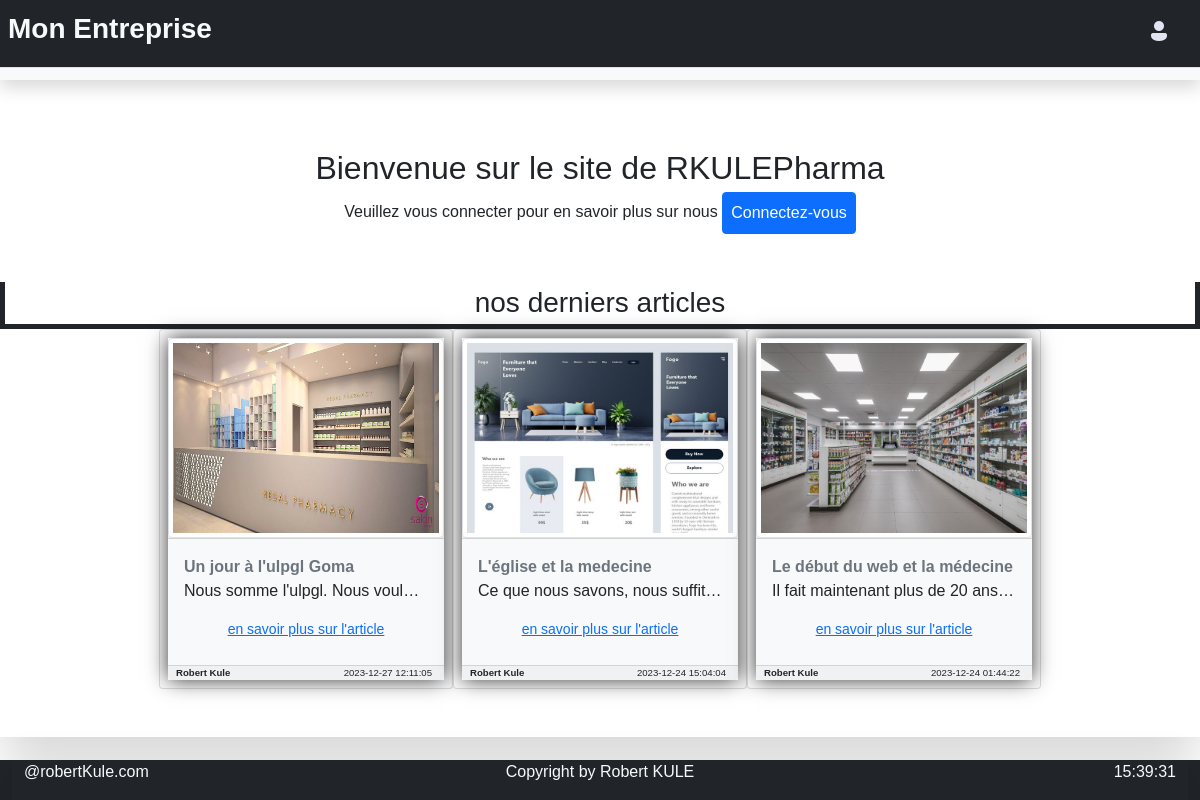
The page /projetWebIntro/mesPages/index.php on the database its author committed.
### tables this page shows
CREATE TABLE IF NOT EXISTS `article` (
  `id` int NOT NULL AUTO_INCREMENT,
  `nom` varchar(50) DEFAULT NULL,
  `dateAjout` datetime DEFAULT NULL,
  `name1` varchar(500) DEFAULT NULL,
  `fileUrl1` varchar(500) DEFAULT NULL,
  `name2` varchar(500) DEFAULT NULL,
  `fileUrl2` varchar(500) DEFAULT NULL,
  `descrit` text,
  `auteur` varchar(500) DEFAULT NULL,
  PRIMARY KEY (`id`),
  UNIQUE KEY `nom` (`nom`)
);

### projetWebIntro/mesPages/index.php (the view, shortened to what this page needs)
<?php
    include("mesfonction.php");
?>
<main class="row">
       <div class="col-12 py-5 text-light text-dark text-center shadow-lg m-auto  rounded-5">
        <div class="py-5 col-12">
        <span class="col-12 pb-2 fs-2 text-center">Bienvenue sur le site de RKULEPharma</span><br>
        <span>Veuillez vous connecter pour en savoir plus sur nous</span>
        <a href="login.php?message='Bienvenue à la page de connexion au site'">
            <div class="btn btn-primary p-2">Connectez-vous</div>
        </a>
        </div>
        <div class="row">
            <div class="fs-3 text-center border-top-0 border border-dark border-5">nos derniers articles</div>
        <div class="col d-flex flex-row mx-auto align-items-center justify-content-center">
        <?php
            try{
                include("connectionDb.php");
                    $req=$conn->prepare("SELECT DISTINCT * FROM article ORDER BY dateAjout DESC LIMIT 0,3");
                    $req->execute();
                    $datat=$req->fetchAll(PDO::FETCH_ASSOC);
                foreach ($datat as $row) {
                    $id=$row['id'];
                    $nom=$row['nom'];
                    $im=$row['fileUrl1'];
                    $description=$row['descrit'];
                    $date=$row['dateAjout'];
                    $auteur=$row['auteur'];
                    echo "
                        <div \" class=\"card col-sm-3 p-2\" >
                        <div class=\"p-0 bg-light\" style=\"box-shadow:0px 0px 20px rgba(0,0,0,0.8);\">
                        <div class=\"card-header  p-0\">
                            <img src=\"$im\" alt=\"\" style=\"height:200px;width:100%;\" class=\"img-fluid img-thumbnail col-12\">
                        </div>
                        <div class=\"card-body col\">
                        <div class=\"col bg-light fw-bold fs-8 text-start text-secondary\">$nom</div>
                        <span class=\"d-inline-block text-truncate \" style=\"max-width: 100%;\">
                            $description
                        </span>
                        <a href=\"voirimg.php?id={$id}\"  class=\"btn btn-sm btn-link mx-auto p-2\">en savoir plus sur l'article</a>
                        </div>
                        <div class=\"card-footer  p-0\">
                            <div class=\"d-flex justify-content-between px-2\">
                                <div style=\"font-size:0.6em;\">
                                    <span class=\"fw-bold\">$auteur</span>
                                </div>
                                <div style=\"font-size:0.6em;>
                                    <img src=\"../images/date.png\"  class=\" img-fluid mx-1\" alt=\"\">$date
                                </div>
                            </div>
                            ";
                        echo "</div>
                        </div>
                        </div>
                    ";
                }
            }catch(PDOException $e){
                echo $e->getMessage();
            }
?>
        </div>
        </div>
       </div>
</main>
</body>
</html>

### projetWebIntro/mesStyles/msform.css (style rules this page uses)
body { width: 100%; margin: 0px; font-family: Verdana, Geneva, Tahoma, sans-serif; }

### rows shown on the page
article: fileUrl1 (picture), nom "Un jour à l'ulpgl Goma", descrit "Nous somme l'ulpgl. Nous voul…", auteur "Robert Kule", dateAjout "2023-12-27 12:11:05"
article: fileUrl1 (picture), nom "L'église et la medecine", descrit "Ce que nous savons, nous suffit…", auteur "Robert Kule", dateAjout "2023-12-24 15:04:04"
article: fileUrl1 (picture), nom "Le début du web et la médecine", descrit "Il fait maintenant plus de 20 ans…", auteur "Robert Kule", dateAjout "2023-12-24 01:44:22"
